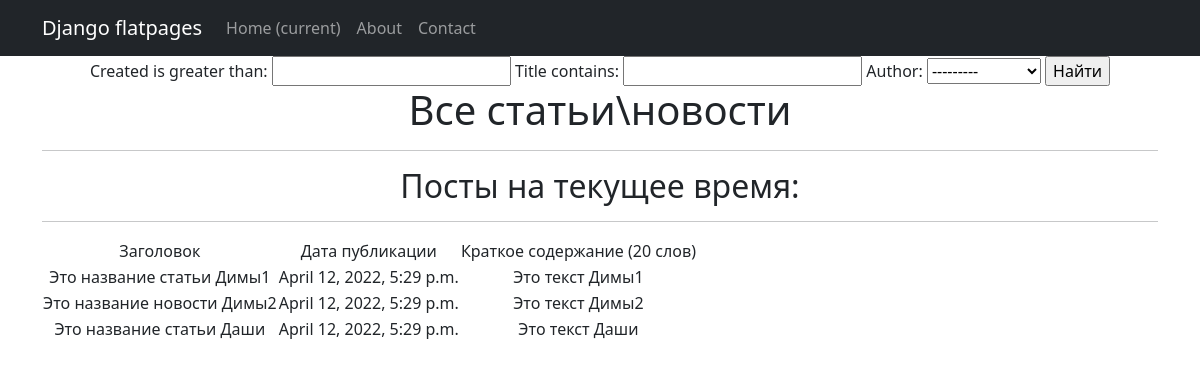
Page /news/search/ on the earlier database version.
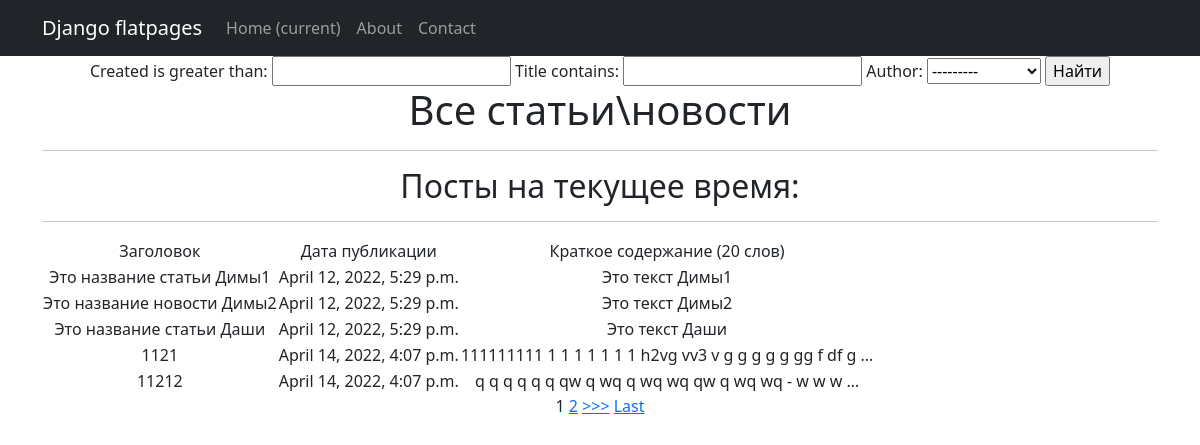
Same page on the later database version.
### news/models.py (models this page shows, shortened)
class Post(models.Model):
    article = 'a'
    news = 'n'
    POST_TYPE = [
        (article, "Статья"),
        (news, "Новость")
    ]
    author = models.ForeignKey(Author, on_delete=models.CASCADE)
    post_type = models.CharField(max_length=1, choices=POST_TYPE, default=article)
    created = models.DateTimeField(auto_now_add=True)
    cats = models.ManyToManyField(Category, through='PostCategory')
    title = models.CharField(max_length=256)
    text = models.TextField()
    rating = models.IntegerField(default=0)

### news/views.py (the view)
# urls.py: path('search/', NewsFilter.as_view(), name='post_filter'),
class NewsFilter(ListView):
    model = Post
    template_name = 'news/search.html'
    context_object_name = 'post_filter'
    paginate_by = 4
    def get_context_data(self, **kwargs):  # забираем отфильтрованные объекты переопределяя метод get_context_data у
        context = super().get_context_data(**kwargs)
        context['filter'] = post_filter(self.request.GET, queryset=self.get_queryset())  # вписываем наш фильтр в контекст
        return context

### news/models.py (called while the page is built)
    def __str__(self):
        return self.user.username

### news/templatetags/custom_filters.py (called while the page is built)
@register.filter (name = 'Censor')
def Censor (value):
    cens = ('qwerty', 'solomid')
    text = set(value.split())
    for x in text:
        for y in cens:
            if x == y:
                return value.replace(x, '-',3)
    return value

### templates/news/search.html (shortened to what this page needs)
{% extends 'flatpages/default.html' %}
{% load custom_filters %}
{% load custom_filters %}
{% block content %}
<form method="GET">
    {{ filter.form }}
    <input type="submit" value="Найти">
</form>
    <h1>Все статьи\новости</h1>
    <hr>
    <h2>Посты на текущее время: {{ time_now|date:'d M Y' }}</h2>
    <hr>
{% if post_filter %}
        <table>
            <tr>
                <td>
                    Заголовок
                </td>
                <td>
                    Дата публикации
                </td>
                <td>
                    Краткое содержание (20 слов)
                </td>
            </tr>
        {% for Post in filter.qs %}
            <tr>
                <td>
                    {{Post.title|Censor}}
                </td>
                <td>
                    {{Post.created}}
                </td>
                <td>
                    {{Post.text|truncatewords:20|Censor}}
                </td>
            </tr>
        {% endfor %}
        </table>
   {% else %}
        <h2>Товаров нет!</h2>
    {% endif %}
{% if is_paginated %}
    {% for num in page_obj.paginator.page_range %}
        {% if page_obj.number == num %}
            <a>{{ num }}</a>
        {% elif num > page_obj.number|add:'-3' and num < page_obj.number|add:'3' %}
            <a href="?page={{ num }}">{{ num }}</a>
        {% endif %}
    {% endfor %}
    {% if page_obj.has_next %}
        <a href="?page={{ page_obj.next_page_number }}">>>></a>
        <a href="?page={{ page_obj.paginator.num_pages }}">Last</a>
    {% endif %}
{% endif %}
{% endblock content %}

Differences in the rows shown:
added Post: title|Censor "1121", created "April 14, 2022, 4:07 p.m.", text|Censor "111111111 1 1 1 1 1 1 1 h2vg vv3 v g g g g g gg f df g …"
added Post: title|Censor "11212", created "April 14, 2022, 4:07 p.m.", text|Censor "q q q q q q qw q wq q wq wq qw q wq wq - w w w …"
Other differences:
new list line: "1"
new list line: "2"
text now shown: ">>> Last"
